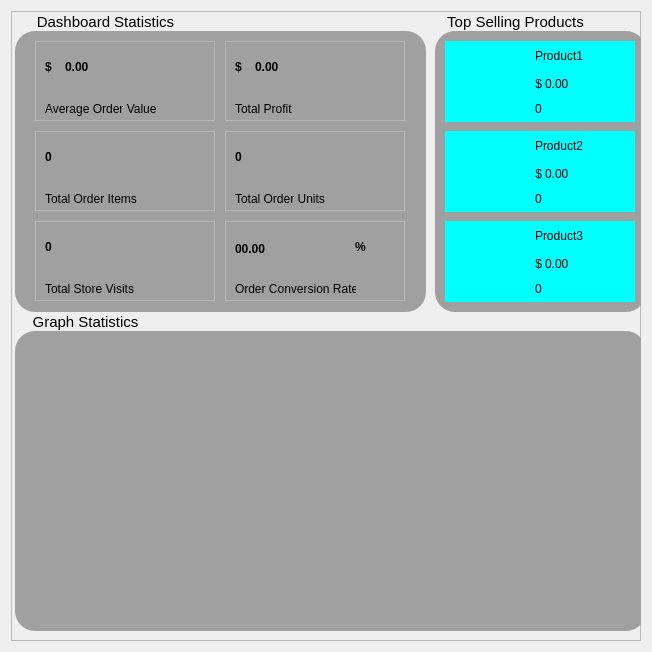
       <widget class="QWidget" name="scrollAreaWidgetContents_5">
        <property name="geometry">
         <rect>
          <x>0</x>
          <y>0</y>
          <width>652</width>
          <height>648</height>
         </rect>
        </property>
        <layout class="QVBoxLayout" name="verticalLayout_3">
         <item>
          <widget class="QFrame" name="grid_frame_3">
           <property name="minimumSize">
            <size>
             <width>0</width>
             <height>630</height>
            </size>
           </property>
           <property name="styleSheet">
            <string notr="true"/>
           </property>
           <property name="frameShape">
            <enum>QFrame::StyledPanel</enum>
           </property>
           <property name="frameShadow">
            <enum>QFrame::Raised</enum>
           </property>
           <widget class="QFrame" name="frame_10">
            <property name="geometry">
             <rect>
              <x>-6</x>
              <y>0</y>
              <width>661</width>
              <height>651</height>
             </rect>
            </property>
            <property name="frameShape">
             <enum>QFrame::StyledPanel</enum>
            </property>
            <property name="frameShadow">
             <enum>QFrame::Raised</enum>
            </property>
            <widget class="QLabel" name="label_2">
             <property name="geometry">
              <rect>
               <x>10</x>
               <y>20</y>
               <width>411</width>
               <height>281</height>
              </rect>
             </property>
             <property name="styleSheet">
              <string notr="true">background-color: rgb(160, 160, 160);
border-radius: 20px;</string>
             </property>
             <property name="text">
              <string/>
             </property>
            </widget>
            <widget class="QFrame" name="frame_8">
             <property name="geometry">
              <rect>
               <x>30</x>
               <y>210</y>
               <width>180</width>
               <height>80</height>
              </rect>
             </property>
             <property name="frameShape">
              <enum>QFrame::StyledPanel</enum>
             </property>
             <property name="frameShadow">
              <enum>QFrame::Raised</enum>
             </property>
             <widget class="QLabel" name="total_store_visits_label">
              <property name="geometry">
               <rect>
                <x>10</x>
                <y>0</y>
                <width>171</width>
                <height>51</height>
               </rect>
              </property>
              <property name="styleSheet">
               <string notr="true">background-color: none;
font: 50px &quot;CentSchbkCyrill BT&quot;;
font-weight: bold;

</string>
              </property>
              <property name="text">
               <string>0</string>
              </property>
              <property name="scaledContents">
               <bool>true</bool>
              </property>
              <property name="wordWrap">
               <bool>true</bool>
              </property>
             </widget>
             <widget class="QLabel" name="label_16">
              <property name="geometry">
               <rect>
                <x>10</x>
                <y>60</y>
                <width>101</width>
                <height>16</height>
               </rect>
              </property>
              <property name="text">
               <string>Total Store Visits</string>
              </property>
             </widget>
            </widget>
            <widget class="QFrame" name="frame_4">
             <property name="geometry">
              <rect>
               <x>30</x>
               <y>120</y>
               <width>180</width>
               <height>80</height>
              </rect>
             </property>
             <property name="frameShape">
              <enum>QFrame::StyledPanel</enum>
             </property>
             <property name="frameShadow">
              <enum>QFrame::Raised</enum>
             </property>
             <widget class="QLabel" name="total_order_items_label">
              <property name="geometry">
               <rect>
                <x>10</x>
                <y>0</y>
                <width>171</width>
                <height>51</height>
               </rect>
              </property>
              <property name="styleSheet">
               <string notr="true">background-color: none;
font: 50px &quot;CentSchbkCyrill BT&quot;;
font-weight: bold;

</string>
              </property>
              <property name="text">
               <string>0</string>
              </property>
              <property name="scaledContents">
               <bool>true</bool>
              </property>
              <property name="wordWrap">
               <bool>true</bool>
              </property>
             </widget>
             <widget class="QLabel" name="label_13">
              <property name="geometry">
               <rect>
                <x>10</x>
                <y>60</y>
                <width>101</width>
                <height>16</height>
               </rect>
              </property>
              <property name="text">
               <string>Total Order Items</string>
              </property>
             </widget>
            </widget>
            <widget class="QFrame" name="frame_7">
             <property name="geometry">
              <rect>
               <x>30</x>
               <y>30</y>
               <width>180</width>
               <height>80</height>
              </rect>
             </property>
             <property name="frameShape">
              <enum>QFrame::StyledPanel</enum>
             </property>
             <property name="frameShadow">
              <enum>QFrame::Raised</enum>
             </property>
             <widget class="QLabel" name="label_17">
              <property name="geometry">
               <rect>
                <x>10</x>
                <y>60</y>
                <width>161</width>
                <height>16</height>
               </rect>
              </property>
              <property name="text">
               <string>Average Order Value</string>
              </property>
             </widget>
             <widget class="QLabel" name="average_order_value_label">
              <property name="geometry">
               <rect>
                <x>30</x>
                <y>0</y>
                <width>151</width>
                <height>51</height>
               </rect>
              </property>
              <property name="styleSheet">
               <string notr="true">background-color: none;
font: 30px &quot;CentSchbkCyrill BT&quot;;
font-weight: bold;

</string>
              </property>
              <property name="text">
               <string>0.00</string>
              </property>
              <property name="scaledContents">
               <bool>true</bool>
              </property>
              <property name="wordWrap">
               <bool>true</bool>
              </property>
             </widget>
             <widget class="QLabel" name="total_amount_spent_label_6">
              <property name="geometry">
               <rect>
                <x>10</x>
                <y>0</y>
                <width>31</width>
                <height>51</height>
               </rect>
              </property>
              <property name="styleSheet">
               <string notr="true">background-color: none;
font: 30px &quot;CentSchbkCyrill BT&quot;;
font-weight: bold;

</string>
              </property>
              <property name="text">
               <string>$</string>
              </property>
              <property name="wordWrap">
               <bool>true</bool>
              </property>
             </widget>
            </widget>
            <widget class="QFrame" name="frame_6">
             <property name="geometry">
              <rect>
               <x>220</x>
               <y>30</y>
               <width>180</width>
               <height>80</height>
              </rect>
             </property>
             <property name="frameShape">
              <enum>QFrame::StyledPanel</enum>
             </property>
             <property name="frameShadow">
              <enum>QFrame::Raised</enum>
             </property>
             <widget class="QLabel" name="label_15">
              <property name="geometry">
               <rect>
                <x>10</x>
                <y>60</y>
                <width>161</width>
                <height>16</height>
               </rect>
              </property>
              <property name="text">
               <string>Total Profit</string>
              </property>
             </widget>
             <widget class="QLabel" name="total_profit_label">
              <property name="geometry">
               <rect>
                <x>30</x>
                <y>0</y>
                <width>151</width>
                <height>51</height>
               </rect>
              </property>
              <property name="styleSheet">
               <string notr="true">background-color: none;
font: 30px &quot;CentSchbkCyrill BT&quot;;
font-weight: bold;

</string>
              </property>
              <property name="text">
               <string>0.00</string>
              </property>
              <property name="scaledContents">
               <bool>true</bool>
              </property>
              <property name="wordWrap">
               <bool>true</bool>
              </property>
             </widget>
             <widget class="QLabel" name="total_amount_spent_label_2">
              <property name="geometry">
               <rect>
                <x>10</x>
                <y>0</y>
                <width>31</width>
                <height>51</height>
               </rect>
              </property>
              <property name="styleSheet">
               <string notr="true">background-color: none;
font: 30px &quot;CentSchbkCyrill BT&quot;;
font-weight: bold;

</string>
              </property>
              <property name="text">
               <string>$</string>
              </property>
              <property name="wordWrap">
               <bool>true</bool>
              </property>
             </widget>
            </widget>
            <widget class="QFrame" name="frame_5">
             <property name="geometry">
              <rect>
               <x>220</x>
               <y>120</y>
               <width>180</width>
               <height>80</height>
              </rect>
             </property>
             <property name="frameShape">
              <enum>QFrame::StyledPanel</enum>
             </property>
             <property name="frameShadow">
              <enum>QFrame::Raised</enum>
             </property>
             <widget class="QLabel" name="total_order_units_label">
              <property name="geometry">
               <rect>
                <x>10</x>
                <y>0</y>
                <width>171</width>
                <height>51</height>
               </rect>
              </property>
              <property name="styleSheet">
               <string notr="true">background-color: none;
font: 50px &quot;CentSchbkCyrill BT&quot;;
font-weight: bold;

</string>
              </property>
              <property name="text">
               <string>0</string>
              </property>
              <property name="scaledContents">
               <bool>true</bool>
              </property>
              <property name="wordWrap">
               <bool>true</bool>
              </property>
             </widget>
             <widget class="QLabel" name="label_14">
              <property name="geometry">
               <rect>
                <x>10</x>
                <y>60</y>
                <width>101</width>
                <height>16</height>
               </rect>
              </property>
              <property name="text">
               <string>Total Order Units</string>
              </property>
             </widget>
            </widget>
            <widget class="QFrame" name="frame_9">
             <property name="geometry">
              <rect>
               <x>220</x>
               <y>210</y>
               <width>180</width>
               <height>80</height>
              </rect>
             </property>
             <property name="frameShape">
              <enum>QFrame::StyledPanel</enum>
             </property>
             <property name="frameShadow">
              <enum>QFrame::Raised</enum>
             </property>
             <widget class="QLabel" name="order_conversion_rate_label">
              <property name="geometry">
               <rect>
                <x>10</x>
                <y>0</y>
                <width>151</width>
                <height>55</height>
               </rect>
              </property>
              <property name="styleSheet">
               <string notr="true">background-color: none;
font: 45px &quot;CentSchbkCyrill BT&quot;;
font-weight: bold;

</string>
              </property>
              <property name="text">
               <string>00.00</string>
              </property>
              <property name="scaledContents">
               <bool>true</bool>
              </property>
              <property name="wordWrap">
               <bool>true</bool>
              </property>
             </widget>
             <widget class="QLabel" name="label_19">
              <property name="geometry">
               <rect>
                <x>10</x>
                <y>60</y>
                <width>121</width>
                <height>16</height>
               </rect>
              </property>
              <property name="text">
               <string>Order Conversion Rate</string>
              </property>
             </widget>
             <widget class="QLabel" name="total_amount_spent_label_3">
              <property name="geometry">
               <rect>
                <x>130</x>
                <y>0</y>
                <width>41</width>
                <height>51</height>
               </rect>
              </property>
              <property name="styleSheet">
               <string notr="true">background-color: none;
font: 45px &quot;CentSchbkCyrill BT&quot;;
font-weight: bold;

</string>
              </property>
              <property name="text">
               <string>%</string>
              </property>
              <property name="wordWrap">
               <bool>true</bool>
              </property>
             </widget>
            </widget>
            <widget class="QFrame" name="graph_frame">
             <property name="geometry">
              <rect>
               <x>10</x>
               <y>320</y>
               <width>631</width>
               <height>300</height>
              </rect>
             </property>
             <property name="styleSheet">
              <string notr="true">background-color: rgb(160, 160, 160);
border-radius: 20px;</string>
             </property>
             <property name="frameShape">
              <enum>QFrame::StyledPanel</enum>
             </property>
             <property name="frameShadow">
              <enum>QFrame::Raised</enum>
             </property>
            </widget>
            <widget class="QLabel" name="label_21">
             <property name="geometry">
              <rect>
               <x>0</x>
               <y>303</y>
               <width>161</width>
               <height>16</height>
              </rect>
             </property>
             <property name="styleSheet">
              <string notr="true">background-color: none;
font-size: 15px</string>
             </property>
             <property name="text">
              <string>Graph Statistics</string>
             </property>
             <property name="alignment">
              <set>Qt::AlignCenter</set>
             </property>
            </widget>
            <widget class="QFrame" name="frame_2">
             <property name="geometry">
              <rect>
               <x>430</x>
               <y>20</y>
               <width>211</width>
               <height>281</height>
              </rect>
             </property>
             <property name="styleSheet">
              <string notr="true">background-color: rgb(160, 160, 160);
border-radius: 20px;</string>
             </property>
             <property name="frameShape">
              <enum>QFrame::StyledPanel</enum>
             </property>
             <property name="frameShadow">
              <enum>QFrame::Raised</enum>
             </property>
             <widget class="QFrame" name="top_sellling_product_1">
              <property name="geometry">
               <rect>
                <x>10</x>
                <y>10</y>
                <width>190</width>
                <height>81</height>
               </rect>
              </property>
              <property name="styleSheet">
               <string notr="true">background-color: rgb(0, 255, 255);
border-radius: 0px;</string>
              </property>
              <property name="frameShape">
               <enum>QFrame::StyledPanel</enum>
              </property>
              <property name="frameShadow">
               <enum>QFrame::Raised</enum>
              </property>
              <widget class="QLabel" name="main_image_label_1">
               <property name="geometry">
                <rect>
                 <x>10</x>
                 <y>5</y>
                 <width>70</width>
                 <height>70</height>
                </rect>
               </property>
               <property name="styleSheet">
                <string notr="true"/>
               </property>
               <property name="text">
                <string/>
               </property>
               <property name="scaledContents">
                <bool>true</bool>
               </property>
               <property name="wordWrap">
                <bool>true</bool>
               </property>
              </widget>
              <widget class="QLabel" name="product_name_label_1">
               <property name="geometry">
                <rect>
                 <x>90</x>
                 <y>0</y>
                 <width>91</width>
                 <height>30</height>
                </rect>
               </property>
               <property name="styleSheet">
                <string notr="true"/>
               </property>
               <property name="text">
                <string>Product1</string>
               </property>
               <property name="scaledContents">
                <bool>true</bool>
               </property>
               <property name="wordWrap">
                <bool>true</bool>
               </property>
              </widget>
              <widget class="QLabel" name="product_price_label_1">
               <property name="geometry">
                <rect>
                 <x>100</x>
                 <y>30</y>
                 <width>81</width>
                 <height>25</height>
                </rect>
               </property>
               <property name="styleSheet">
                <string notr="true"/>
               </property>
               <property name="text">
                <string>0.00</string>
               </property>
               <property name="scaledContents">
                <bool>true</bool>
               </property>
               <property name="wordWrap">
                <bool>true</bool>
               </property>
              </widget>
              <widget class="QLabel" name="product_quantity_sold_label_1">
               <property name="geometry">
                <rect>
                 <x>90</x>
                 <y>55</y>
                 <width>91</width>
                 <height>25</height>
                </rect>
               </property>
               <property name="styleSheet">
                <string notr="true"/>
               </property>
               <property name="text">
                <string>0</string>
               </property>
               <property name="scaledContents">
                <bool>true</bool>
               </property>
               <property name="wordWrap">
                <bool>true</bool>
               </property>
              </widget>
              <widget class="QLabel" name="product_price_label_4">
               <property name="geometry">
                <rect>
                 <x>87</x>
                 <y>30</y>
                 <width>10</width>
                 <height>25</height>
                </rect>
               </property>
               <property name="styleSheet">
                <string notr="true"/>
               </property>
               <property name="text">
                <string>$</string>
               </property>
               <property name="scaledContents">
                <bool>true</bool>
               </property>
               <property name="alignment">
                <set>Qt::AlignRight|Qt::AlignTrailing|Qt::AlignVCenter</set>
               </property>
               <property name="wordWrap">
                <bool>true</bool>
               </property>
              </widget>
             </widget>
             <widget class="QFrame" name="top_sellling_product_2">
              <property name="geometry">
               <rect>
                <x>10</x>
                <y>100</y>
                <width>190</width>
                <height>81</height>
               </rect>
              </property>
              <property name="styleSheet">
               <string notr="true">background-color: rgb(0, 255, 255);
border-radius: 0px;</string>
              </property>
              <property name="frameShape">
               <enum>QFrame::StyledPanel</enum>
              </property>
              <property name="frameShadow">
               <enum>QFrame::Raised</enum>
              </property>
              <widget class="QLabel" name="main_image_label_2">
               <property name="geometry">
                <rect>
                 <x>10</x>
                 <y>5</y>
                 <width>70</width>
                 <height>70</height>
                </rect>
               </property>
               <property name="styleSheet">
                <string notr="true"/>
               </property>
               <property name="text">
                <string/>
               </property>
               <property name="scaledContents">
                <bool>true</bool>
               </property>
               <property name="wordWrap">
                <bool>true</bool>
               </property>
              </widget>
              <widget class="QLabel" name="product_name_label_2">
               <property name="geometry">
                <rect>
                 <x>90</x>
                 <y>0</y>
                 <width>91</width>
                 <height>30</height>
                </rect>
               </property>
               <property name="styleSheet">
                <string notr="true"/>
               </property>
               <property name="text">
                <string>Product2</string>
               </property>
               <property name="scaledContents">
                <bool>true</bool>
               </property>
               <property name="wordWrap">
                <bool>true</bool>
               </property>
              </widget>
              <widget class="QLabel" name="product_price_label_2">
               <property name="geometry">
                <rect>
                 <x>100</x>
                 <y>30</y>
                 <width>81</width>
                 <height>25</height>
                </rect>
               </property>
               <property name="styleSheet">
                <string notr="true"/>
               </property>
               <property name="text">
                <string>0.00</string>
               </property>
               <property name="scaledContents">
                <bool>true</bool>
               </property>
               <property name="wordWrap">
                <bool>true</bool>
               </property>
              </widget>
              <widget class="QLabel" name="product_quantity_sold_label_2">
               <property name="geometry">
                <rect>
                 <x>90</x>
                 <y>55</y>
                 <width>91</width>
                 <height>25</height>
                </rect>
               </property>
               <property name="styleSheet">
                <string notr="true"/>
               </property>
               <property name="text">
                <string>0</string>
               </property>
               <property name="scaledContents">
                <bool>true</bool>
               </property>
               <property name="wordWrap">
                <bool>true</bool>
               </property>
              </widget>
              <widget class="QLabel" name="product_price_label_5">
               <property name="geometry">
                <rect>
                 <x>87</x>
                 <y>30</y>
                 <width>10</width>
                 <height>25</height>
                </rect>
               </property>
               <property name="styleSheet">
                <string notr="true"/>
               </property>
               <property name="text">
                <string>$</string>
               </property>
               <property name="scaledContents">
                <bool>true</bool>
               </property>
               <property name="alignment">
                <set>Qt::AlignRight|Qt::AlignTrailing|Qt::AlignVCenter</set>
               </property>
               <property name="wordWrap">
                <bool>true</bool>
               </property>
              </widget>
             </widget>
             <widget class="QFrame" name="top_sellling_product_3">
              <property name="geometry">
               <rect>
                <x>10</x>
                <y>190</y>
                <width>190</width>
                <height>81</height>
               </rect>
              </property>
              <property name="styleSheet">
               <string notr="true">background-color: rgb(0, 255, 255);
border-radius: 0px;</string>
              </property>
              <property name="frameShape">
               <enum>QFrame::StyledPanel</enum>
              </property>
              <property name="frameShadow">
               <enum>QFrame::Raised</enum>
              </property>
              <widget class="QLabel" name="main_image_label_3">
               <property name="geometry">
                <rect>
                 <x>10</x>
                 <y>5</y>
                 <width>70</width>
                 <height>70</height>
                </rect>
               </property>
               <property name="styleSheet">
                <string notr="true"/>
               </property>
               <property name="text">
                <string/>
               </property>
               <property name="scaledContents">
                <bool>true</bool>
               </property>
               <property name="wordWrap">
                <bool>true</bool>
               </property>
              </widget>
              <widget class="QLabel" name="product_name_label_3">
               <property name="geometry">
                <rect>
                 <x>90</x>
                 <y>0</y>
                 <width>91</width>
                 <height>30</height>
                </rect>
               </property>
               <property name="styleSheet">
                <string notr="true"/>
               </property>
               <property name="text">
                <string>Product3</string>
               </property>
               <property name="scaledContents">
                <bool>true</bool>
               </property>
               <property name="wordWrap">
                <bool>true</bool>
               </property>
              </widget>
              <widget class="QLabel" name="product_price_label_3">
               <property name="geometry">
                <rect>
                 <x>100</x>
                 <y>30</y>
                 <width>81</width>
                 <height>25</height>
                </rect>
               </property>
               <property name="styleSheet">
                <string notr="true"/>
               </property>
               <property name="text">
                <string>0.00</string>
               </property>
               <property name="scaledContents">
                <bool>true</bool>
               </property>
               <property name="wordWrap">
                <bool>true</bool>
               </property>
              </widget>
              <widget class="QLabel" name="product_quantity_sold_label_3">
               <property name="geometry">
                <rect>
                 <x>90</x>
                 <y>55</y>
                 <width>91</width>
                 <height>25</height>
                </rect>
               </property>
               <property name="styleSheet">
                <string notr="true"/>
               </property>
               <property name="text">
                <string>0</string>
               </property>
               <property name="scaledContents">
                <bool>true</bool>
               </property>
               <property name="wordWrap">
                <bool>true</bool>
               </property>
              </widget>
              <widget class="QLabel" name="product_price_label_6">
               <property name="geometry">
                <rect>
                 <x>87</x>
                 <y>30</y>
                 <width>10</width>
                 <height>25</height>
                </rect>
               </property>
               <property name="styleSheet">
                <string notr="true"/>
               </property>
               <property name="text">
                <string>$</string>
               </property>
               <property name="scaledContents">
                <bool>true</bool>
               </property>
               <property name="alignment">
                <set>Qt::AlignRight|Qt::AlignTrailing|Qt::AlignVCenter</set>
               </property>
               <property name="wordWrap">
                <bool>true</bool>
               </property>
              </widget>
             </widget>
            </widget>
            <widget class="QLabel" name="label_18">
             <property name="geometry">
              <rect>
               <x>430</x>
               <y>3</y>
               <width>161</width>
               <height>16</height>
              </rect>
             </property>
             <property name="styleSheet">
              <string notr="true">background-color: none;
font-size: 15px</string>
             </property>
             <property name="text">
              <string>Top Selling Products</string>
             </property>
             <property name="alignment">
              <set>Qt::AlignCenter</set>
             </property>
            </widget>
            <widget class="QLabel" name="label_20">
             <property name="geometry">
              <rect>
               <x>20</x>
               <y>3</y>
               <width>161</width>
               <height>16</height>
              </rect>
             </property>
             <property name="styleSheet">
              <string notr="true">background-color: none;
font-size: 15px</string>
             </property>
             <property name="text">
              <string>Dashboard Statistics</string>
             </property>
             <property name="alignment">
              <set>Qt::AlignCenter</set>
             </property>
            </widget>
           </widget>
          </widget>
         </item>
        </layout>
       </widget>
